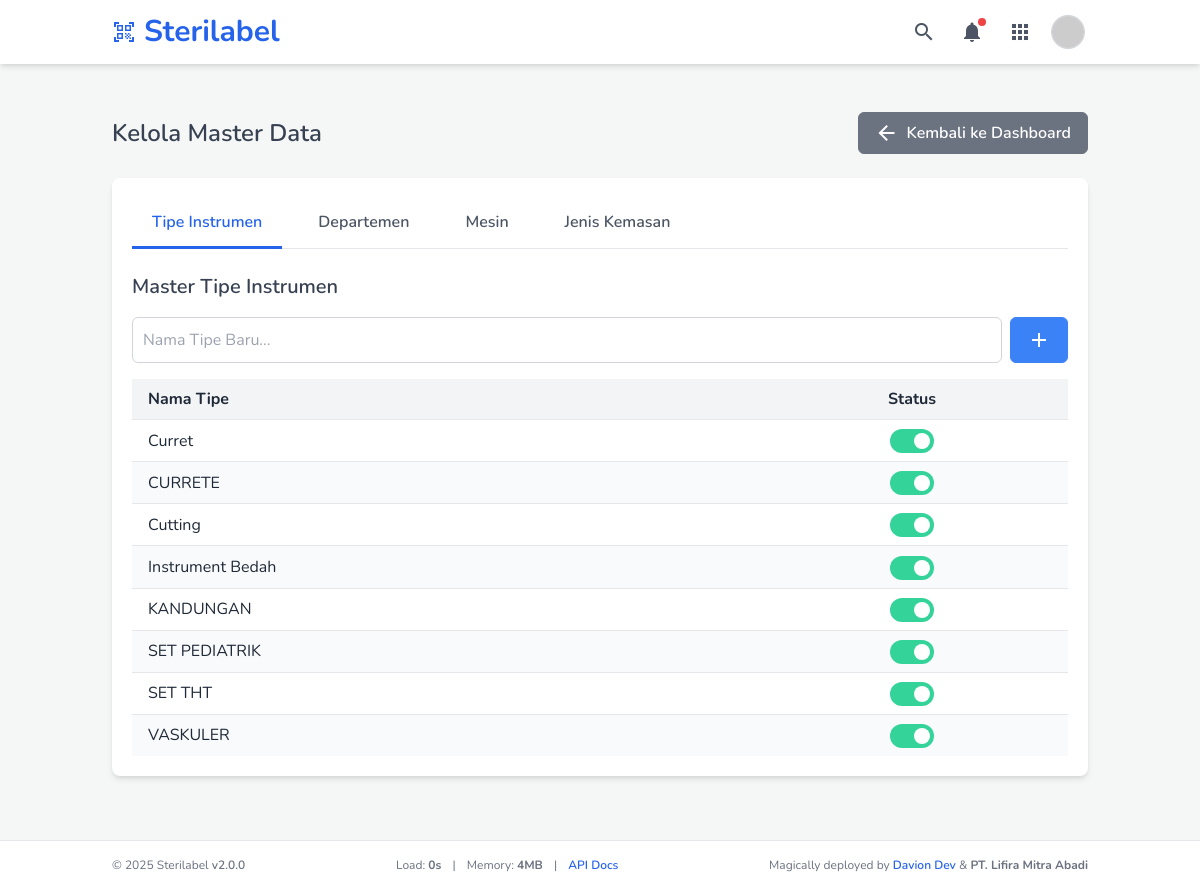
Before: /manage_master_data.php (signed in) with the older database file.
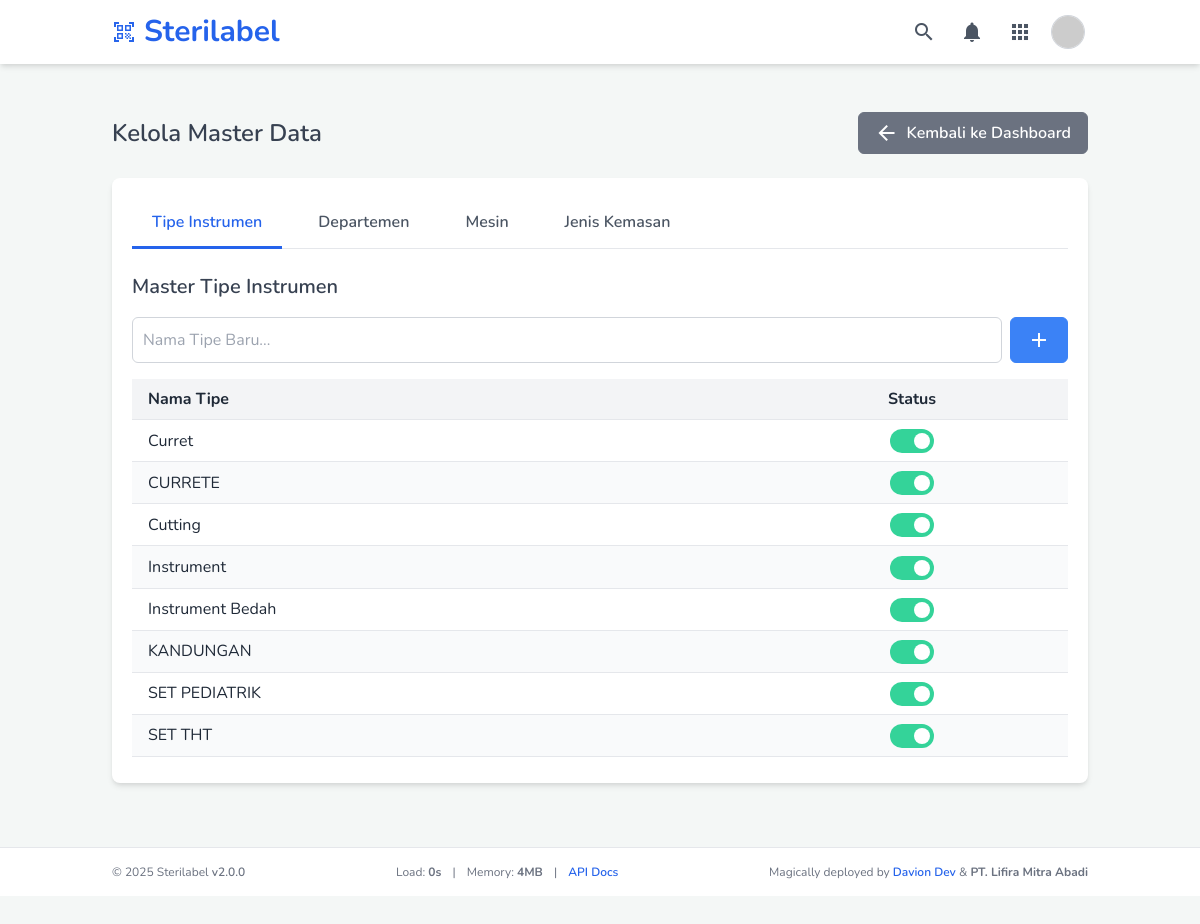
After: the same page with the newer database file.
### tables this page shows
CREATE TABLE `instrument_types` (
  `type_id` int(11) NOT NULL,
  `type_name` varchar(100) NOT NULL,
  `is_active` tinyint(1) NOT NULL DEFAULT 1,
  `created_at` timestamp NOT NULL DEFAULT current_timestamp()
);

### manage_master_data.php (the view, shortened to what the changed rows need)
<?php
require_once 'header.php';
$instrumentTypes = [];
$dbErrorMessage = '';
$conn = connectToDatabase();
if ($conn) {
    $sqlTypes = "SELECT type_id, type_name, is_active FROM instrument_types ORDER BY type_name ASC";
    if ($resultTypes = $conn->query($sqlTypes)) {
        while ($row = $resultTypes->fetch_assoc()) $instrumentTypes[] = $row;
    } else {
        $dbErrorMessage .= " Gagal memuat data Tipe Instrumen. ";
    }
} else {
    $dbErrorMessage = "Koneksi database gagal.";
}
?>
<main class="container mx-auto px-6 py-8">
    <div class="flex justify-between items-center mb-6">
        <h2 class="text-2xl font-semibold text-gray-700">Kelola Master Data</h2>
    </div>
    <div class="card">
        <div id="tab-types" class="tab-content active">
            <div class="overflow-x-auto max-h-96">
                <table class="w-full table-auto">
                    <thead><tr class="bg-gray-100"><th class="px-4 py-2 text-left">Nama Tipe</th><th class="px-4 py-2 text-center">Status</th></tr></thead>
                    <tbody>
                        <?php foreach ($instrumentTypes as $type): ?>
                            <tr class="<?php echo $type['is_active'] ? '' : 'inactive-row'; ?>">
                                <td class="border-t px-4 py-2"><?php echo htmlspecialchars($type['type_name']); ?></td>
                                <td class="border-t px-4 py-2 text-center">
                                    <form action="php_scripts/master_data_toggle_status.php" method="POST" class="toggle-form">
                                        <label class="toggle-switch">
                                            <span class="toggle-slider"></span>
                                        </label>
                                    </form>
                                </td>
                            </tr>
                        <?php endforeach; ?>
                    </tbody>
                </table>
            </div>
        </div>
    </div>
</main>
<?php require_once 'footer.php'; ?>

### header.php (shortened to what the changed rows need)
<?php
$userId = $_SESSION["user_id"] ?? 0;
$unread_count = 0;
$conn_header = connectToDatabase();
if ($conn_header) {
    $sql_notif = "SELECT notification_id, title, message, link, icon, created_at, is_read
                  FROM user_notifications
                  WHERE user_id = ?
                  ORDER BY created_at DESC LIMIT 10";
    if ($stmt_notif = $conn_header->prepare($sql_notif)) {
        $stmt_notif->bind_param("i", $userId);
        $stmt_notif->execute();
        $result_notif = $stmt_notif->get_result();
        while ($row = $result_notif->fetch_assoc()) {
            if (!$row['is_read']) {
                $unread_count++;
            }
        }
    }
}
?>
<!DOCTYPE html>
<html lang="id">
<head>
    <link href="https://cdn.jsdelivr.net/npm/tailwindcss@2.2.19/dist/tailwind.min.css" rel="stylesheet">
    <link rel="stylesheet" href="assets/css/style.css?v=<?php echo APP_VERSION; ?>">
</head>
<body class="text-gray-800">
    <header class="bg-white shadow-md sticky top-0 z-40">
        <div class="container mx-auto px-4 sm:px-6 py-3 flex justify-between items-center">
            <div class="flex items-center space-x-1 md:space-x-2">
                <div class="relative dropdown">
                     <button id="notificationBellTrigger" class="btn-icon-header dropdown-trigger relative <?php if ($unread_count > 0) echo 'has-unread'; ?>" title="Notifikasi" aria-haspopup="true">
                        <span class="material-icons">notifications</span>
                        <?php if ($unread_count > 0): ?>
                            <span id="notification-indicator" class="absolute top-1.5 right-1.5 block h-2 w-2 rounded-full bg-red-500 ring-1 ring-white"></span>
                        <?php endif; ?>
                    </button>
                </div>
            </div>
        </div>
    </header>
    <div class="main-content-wrapper flex flex-col min-h-[calc(100vh-100px)]">
        <div class="flex-grow pb-8">

Changed rows visible on the page:
no longer on this page (row unchanged): instrument_types: type_name "VASKULER"
added instrument_types: type_name "Instrument"
